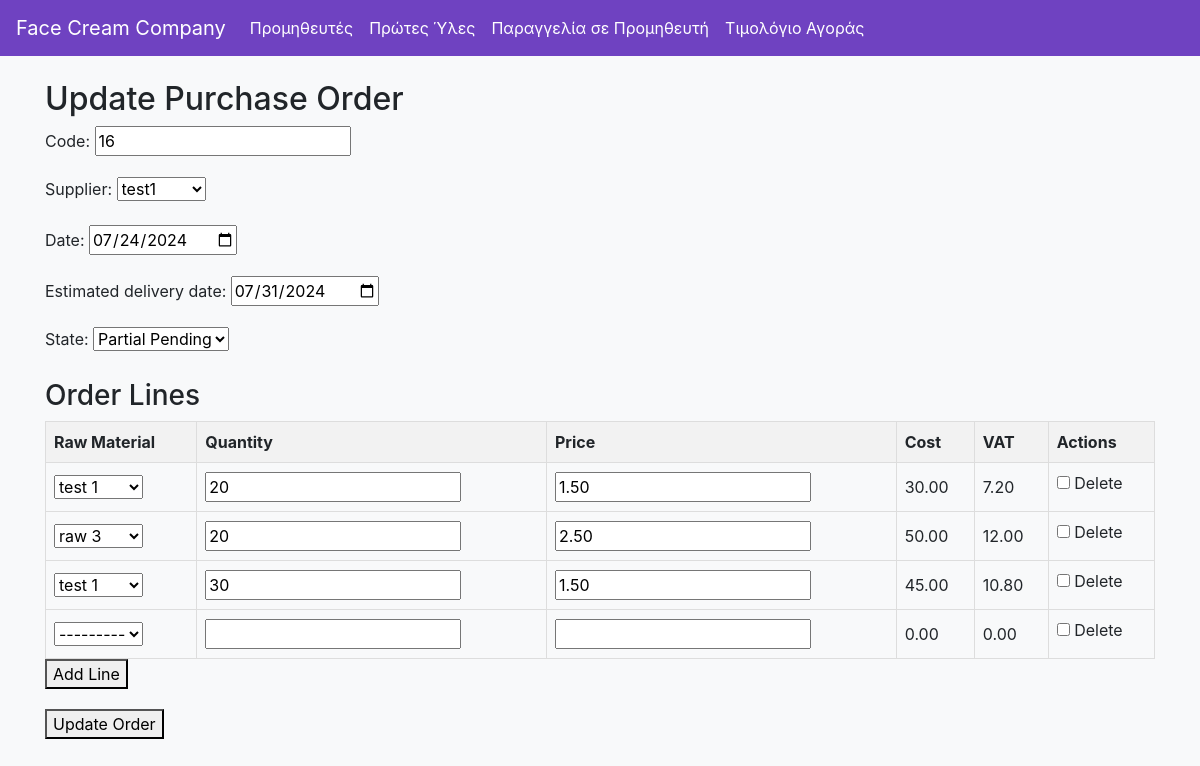
Page /api/purchase-orders/61/update/ on the committed database.
### raw_materials/models.py (models this page shows, shortened)
class PurchaseOrder(models.Model):
    ORDER_STATES = [
        ('pending', 'Pending'),
        ('completed', 'Completed'),
        ('partial_pending', 'Partial Pending'),
    ]
    code = models.CharField(max_length=20, unique=True)
    supplier = models.ForeignKey(Supplier, on_delete=models.CASCADE)
    date = models.DateField()
    estimated_delivery_date = models.DateField()
    state = models.CharField(max_length=20, choices=ORDER_STATES, default='pending')

class PurchaseOrderLine(models.Model):
    purchase_order = models.ForeignKey(PurchaseOrder, on_delete=models.CASCADE)
    raw_material = models.ForeignKey(RawMaterial, on_delete=models.CASCADE)
    quantity = models.IntegerField(null=True, blank=True)
    price = models.DecimalField(max_digits=10, decimal_places=2, null=True, blank=True)
    vat = models.DecimalField(max_digits=10, decimal_places=2, editable=False, null=True, blank=True)
    invoiced_quantity = models.DecimalField(max_digits=10, decimal_places=2, default=0)
    STATE_CHOICES = [
        ('pending', 'Pending'),
        ('partial', 'Partially Fulfilled'),
        ('fulfilled', 'Fulfilled'),
    ]
    state = models.CharField(max_length=20, choices=STATE_CHOICES, default='pending')
    @property
    def cost(self):
        if self.quantity is not None and self.price is not None:
            return self.quantity * self.price
        return None

### raw_materials/views.py (the view, shortened to what this page needs)
# urls.py: path('purchase-orders/<int:pk>/update/', PurchaseOrderUpdateView.as_view(), name='purchaseorder_update'),
class PurchaseOrderUpdateView(UpdateView):
    model = PurchaseOrder
    form_class = PurchaseOrderForm
    template_name = 'raw_materials/purchaseorder_update_form.html'
    def get_context_data(self, **kwargs):
        data = super().get_context_data(**kwargs)
        if self.request.POST:
            data['lines'] = PurchaseOrderLineFormSet(
                self.request.POST,
                instance=self.object,
                form_kwargs={'supplier': self.object.supplier}
            )
        else:
            data['lines'] = PurchaseOrderLineFormSet(
                instance=self.object,
                form_kwargs={'supplier': self.object.supplier}
            )
        return data

### raw_materials/forms.py
class PurchaseOrderForm(forms.ModelForm):
    class Meta:
        model = PurchaseOrder
        fields = ['code', 'supplier', 'date', 'estimated_delivery_date', 'state']
        widgets = {
            'date': DateInput(attrs={'type': 'date'}),
            'estimated_delivery_date': DateInput(attrs={'type': 'date'}),
        }

### raw_materials/models.py (called while the page is built)
    def __str__(self):
        return self.name

    def __str__(self):
        return self.name

### raw_materials/templates/raw_materials/purchaseorder_update_form.html (shortened to what this page needs)
{% extends "base.html" %}
{% block content %}
<h2>Update Purchase Order</h2>
<form method="post" id="purchase-order-update-form">
    <div class="form-section">
        {{ form.as_p }}
    </div>
    <div class="form-section">
        <h3>Order Lines</h3>
        <table class="order-lines">
            <thead>
                <tr>
                    <th>Raw Material</th>
                    <th>Quantity</th>
                    <th>Price</th>
                    <th>Cost</th>
                    <th>VAT</th>
                    <th>Actions</th>
                </tr>
            </thead>
            <tbody id="order-lines-body">
              {% for line_form in lines %}
              <tr class="order-line-form">
                  <td>{{ line_form.raw_material }}</td>
                  <td>{{ line_form.quantity }}</td>
                  <td>{{ line_form.price }}</td>
                  <td class="cost">{% if line_form.instance.pk and line_form.instance.cost is not None %}{{ line_form.instance.cost }}{% endif %}</td>
                  <td class="vat">{% if line_form.instance.pk and line_form.instance.vat is not None %}{{ line_form.instance.vat }}{% endif %}</td>
                  <td>
                      {{ line_form.DELETE }}
                      <label for="{{ line_form.DELETE.id_for_label }}">Delete</label>
                  </td>
              </tr>
              {% endfor %}
            </tbody>
        </table>
        <button type="button" id="add-line">Add Line</button>
    </div>
    <button type="submit" id="submit-button">Update Order</button>
</form>
{% endblock %}

### raw_materials/templates/base.html (style rules this page uses)
body { background-color: #f8f9fa; }

### raw_materials/templates/raw_materials/purchaseorder_update_form.html (style rules this page uses)
.form-section { margin-bottom: 20px; }
.order-lines { width: 100%; border-collapse: collapse; }
.order-lines th, .order-lines td { border: 1px solid #ddd; padding: 8px; }
.order-lines th { background-color: #f2f2f2; }

### rows in the picture
PurchaseOrder: code "16", supplier "test1", date "07/24/2024", estimated_delivery_date "07/31/2024", state "Partial Pending"
PurchaseOrderLine: instance.cost "30.00", instance.vat "7.20"
PurchaseOrderLine: instance.cost "50.00", instance.vat "12.00"
PurchaseOrderLine: instance.cost "45.00", instance.vat "10.80"
